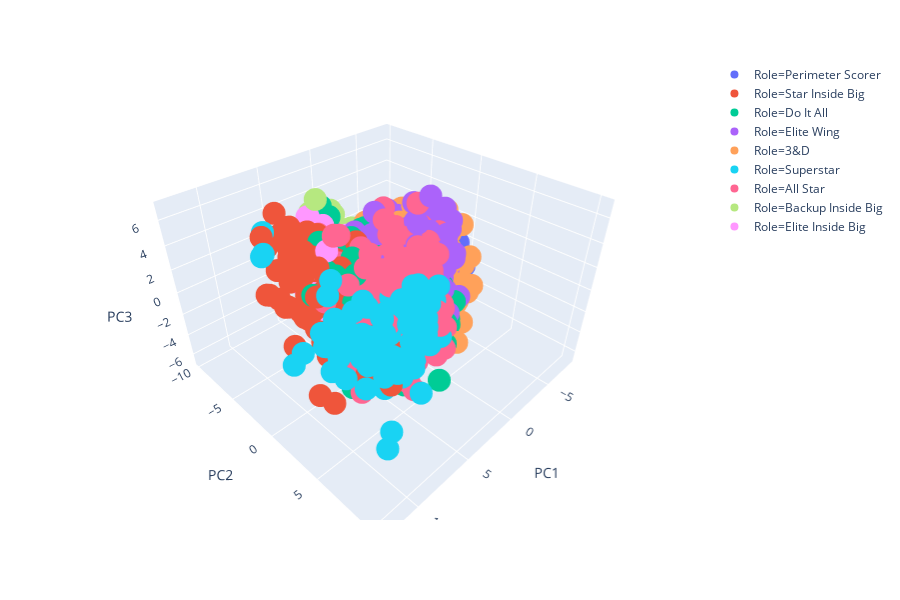

Notebook code for this chart:
### Code cell
fig = px.scatter_3d(dfclustpca6, x='PC1', y='PC2', z='PC3', color='Role',
              )
fig.show()

### Figure 1 — Plotly figure (JSON) as saved in the notebook; plotly's stock layout.template omitted (floating-point values rounded to 4 significant figures; data arrays with more than 128 entries replaced by an {"elided": "..."} marker saying what was removed)
{"data": [{"hoverlabel": {"namelength": 0}, "hovertemplate": "Role=Perimeter Scorer<br>PC1=%{x}<br>PC2=%{y}<br>PC3=%{z}", "legendgroup": "Role=Perimeter Scorer", "marker": {"color": "#636efa", "symbol": "circle"}, "mode": "markers", "name": "Role=Perimeter Scorer", "scene": "scene", "showlegend": true, "type": "scatter3d", "x": {"elided": "573 float values"}, "y": {"elided": "573 float values"}, "z": {"elided": "573 float values"}}, {"hoverlabel": {"namelength": 0}, "hovertemplate": "Role=Star Inside Big<br>PC1=%{x}<br>PC2=%{y}<br>PC3=%{z}", "legendgroup": "Role=Star Inside Big", "marker": {"color": "#EF553B", "symbol": "circle"}, "mode": "markers", "name": "Role=Star Inside Big", "scene": "scene", "showlegend": true, "type": "scatter3d", "x": {"elided": "170 float values"}, "y": {"elided": "170 float values"}, "z": {"elided": "170 float values"}}, {"hoverlabel": {"namelength": 0}, "hovertemplate": "Role=Do It All<br>PC1=%{x}<br>PC2=%{y}<br>PC3=%{z}", "legendgroup": "Role=Do It All", "marker": {"color": "#00cc96", "symbol": "circle"}, "mode": "markers", "name": "Role=Do It All", "scene": "scene", "showlegend": true, "type": "scatter3d", "x": {"elided": "444 float values"}, "y": {"elided": "444 float values"}, "z": {"elided": "444 float values"}}, {"hoverlabel": {"namelength": 0}, "hovertemplate": "Role=Elite Wing<br>PC1=%{x}<br>PC2=%{y}<br>PC3=%{z}", "legendgroup": "Role=Elite Wing", "marker": {"color": "#ab63fa", "symbol": "circle"}, "mode": "markers", "name": "Role=Elite Wing", "scene": "scene", "showlegend": true, "type": "scatter3d", "x": {"elided": "490 float values"}, "y": {"elided": "490 float values"}, "z": {"elided": "490 float values"}}, {"hoverlabel": {"namelength": 0}, "hovertemplate": "Role=3&D<br>PC1=%{x}<br>PC2=%{y}<br>PC3=%{z}", "legendgroup": "Role=3&D", "marker": {"color": "#FFA15A", "symbol": "circle"}, "mode": "markers", "name": "Role=3&D", "scene": "scene", "showlegend": true, "type": "scatter3d", "x": {"elided": "935 float values"}, "y": {"elided": "935 float values"}, "z": {"elided": "935 float values"}}, {"hoverlabel": {"namelength": 0}, "hovertemplate": "Role=Superstar<br>PC1=%{x}<br>PC2=%{y}<br>PC3=%{z}", "legendgroup": "Role=Superstar", "marker": {"color": "#19d3f3", "symbol": "circle"}, "mode": "markers", "name": "Role=Superstar", "scene": "scene", "showlegend": true, "type": "scatter3d", "x": [12.5, 4.184, 9.588, 6.906, 9.538, 5.037, 9.544, 9.548, 4.976, 6.964, 8.005, 6.922, 4.834, 8.454, 7.653, 7.896, 9.377, 4.644, 5.878, 9.943, 7.044, 8.41, 5.384, 9.02, 5.987, 5.379, 3.623, 7.508, 7.607, 8.568, 6.432, 3.885, 8.626, 8.626, 8.626, 4.875, 9.741, 8.251, 8.934, 8.158, 4.88, 4.372, 8.37, 7.77, 7.995, 5.111, 3.589, 4.316, 6.593, 8.521, 4.914, 11.16, 7.989, 8.54, 3.516, 6.799, 8.827, 6.811, 3.735, 3.636, 5.277, 4.923, 3.899, 2.972, 7.885, 3.994, 6.045, 10.63, 6.584, 7.498, 3.594, 7.28, 7.604, 3.366, 4.958, 9.306, 6.546, 4.702, 8.232, 4.045, 10.17, 4.206, 8.562, 5.443, 9.73, 7.854, 2.393, 5.629, 4.494, 6.955, 6.31, 2.842, 9.611, 5.576, 10.75, 4.857, 6.259, 2.596, 7.822, 10.29, 6.899, 4.963], "y": [2.931, 6.789, 2.393, 4.635, 3.145, 5.489, -3.969, 10.33, 5.397, 4.822, 2.646, 4.915, 6.532, 2.339, 1.694, 2.384, 3.3, 3.979, 6.843, 2.633, 4.857, 8.745, 6.142, 5.272, 1.937, 7.009, 4.236, 0.6123, 5.623, 2.601, 4.894, 5.409, 4.939, 4.939, 4.939, 6.732, 2.944, 3.553, -4.755, 7.867, 4.608, 6.21, 4.428, 0.5127, 5.814, 6.795, 4.637, 4.529, 8.333, 2.01, 5.764, 9.416, 8.203, 5.562, -0.1267, 7.1, 4.794, 3.264, 6.857, 4.948, 0.6784, 5.296, 6.207, 4.754, 5.887, 2.589, 6.701, 1.231, 0.3863, 6.882, 4.903, 5.719, -6.66, 4.916, 4.481, 7.925, 5.269, 6.109, 0.1198, 3.646, 6.845, 4.448, 2.302, 5.575, 5.144, 4.269, 3.756, 3.825, 4.311, 6.142, 5.947, 5.481, 5.285, 5.978, 4.874, 4.104, 5.867, 4.65, 4.935, 4.979, 2.931, 4.706], "z": [1.166, 4.692, 0.4828, 2.575, -1.083, 2.052, 4.382, 2.068, 2.143, 0.7867, 1.009, 1.481, 2.455, 1.578, 0.6948, -0.08524, -0.03749, 1.518, 4.661, 0.871, 2.687, 2.088, 2.385, 2.16, 1.97, 2.349, 3.178, 3.722, -2.336, 0.4633, 1.103, 2.56, -2.128, -2.128, -2.128, 3.7, -1.206, 3.189, 3.972, 1.258, 1.861, 1.287, 2.002, 2.588, 1.736, 1.505, 3.429, 2.82, 2.452, 1.903, -1.429, -1.911, 5.488, 2.556, 1.792, 0.7318, 0.5759, 2.603, 0.5097, 1.529, -0.3957, 1.173, 0.03416, 0.8834, -0.9406, 1.566, 3.899, -0.1539, -0.8319, 1.004, 1.528, -0.3374, 4.374, 1.153, 2.861, -3.239, -0.4383, 2.566, -0.5362, 1.895, 2.168, -0.2353, -0.9854, 1.744, 2.484, 1.433, 1.718, 1.884, 1.221, -1.079, -0.5193, 2.209, 2.015, 0.6104, 2.696, 1.852, -2.068, 1.394, 0.3734, -0.05506, -0.5038, 1.336]}, {"hoverlabel": {"namelength": 0}, "hovertemplate": "Role=All Star<br>PC1=%{x}<br>PC2=%{y}<br>PC3=%{z}", "legendgroup": "Role=All Star", "marker": {"color": "#FF6692", "symbol": "circle"}, "mode": "markers", "name": "Role=All Star", "scene": "scene", "showlegend": true, "type": "scatter3d", "x": {"elided": "325 float values"}, "y": {"elided": "325 float values"}, "z": {"elided": "325 float values"}}, {"hoverlabel": {"namelength": 0}, "hovertemplate": "Role=Backup Inside Big<br>PC1=%{x}<br>PC2=%{y}<br>PC3=%{z}", "legendgroup": "Role=Backup Inside Big", "marker": {"color": "#B6E880", "symbol": "circle"}, "mode": "markers", "name": "Role=Backup Inside Big", "scene": "scene", "showlegend": true, "type": "scatter3d", "x": {"elided": "306 float values"}, "y": {"elided": "306 float values"}, "z": {"elided": "306 float values"}}, {"hoverlabel": {"namelength": 0}, "hovertemplate": "Role=Elite Inside Big<br>PC1=%{x}<br>PC2=%{y}<br>PC3=%{z}", "legendgroup": "Role=Elite Inside Big", "marker": {"color": "#FF97FF", "symbol": "circle"}, "mode": "markers", "name": "Role=Elite Inside Big", "scene": "scene", "showlegend": true, "type": "scatter3d", "x": {"elided": "277 float values"}, "y": {"elided": "277 float values"}, "z": {"elided": "277 float values"}}], "layout": {"height": 600, "legend": {"tracegroupgap": 0}, "margin": {"t": 60}, "scene": {"domain": {"x": [0, 0.98], "y": [0, 1]}, "xaxis": {"title": {"text": "PC1"}}, "yaxis": {"title": {"text": "PC2"}}, "zaxis": {"title": {"text": "PC3"}}}}}
